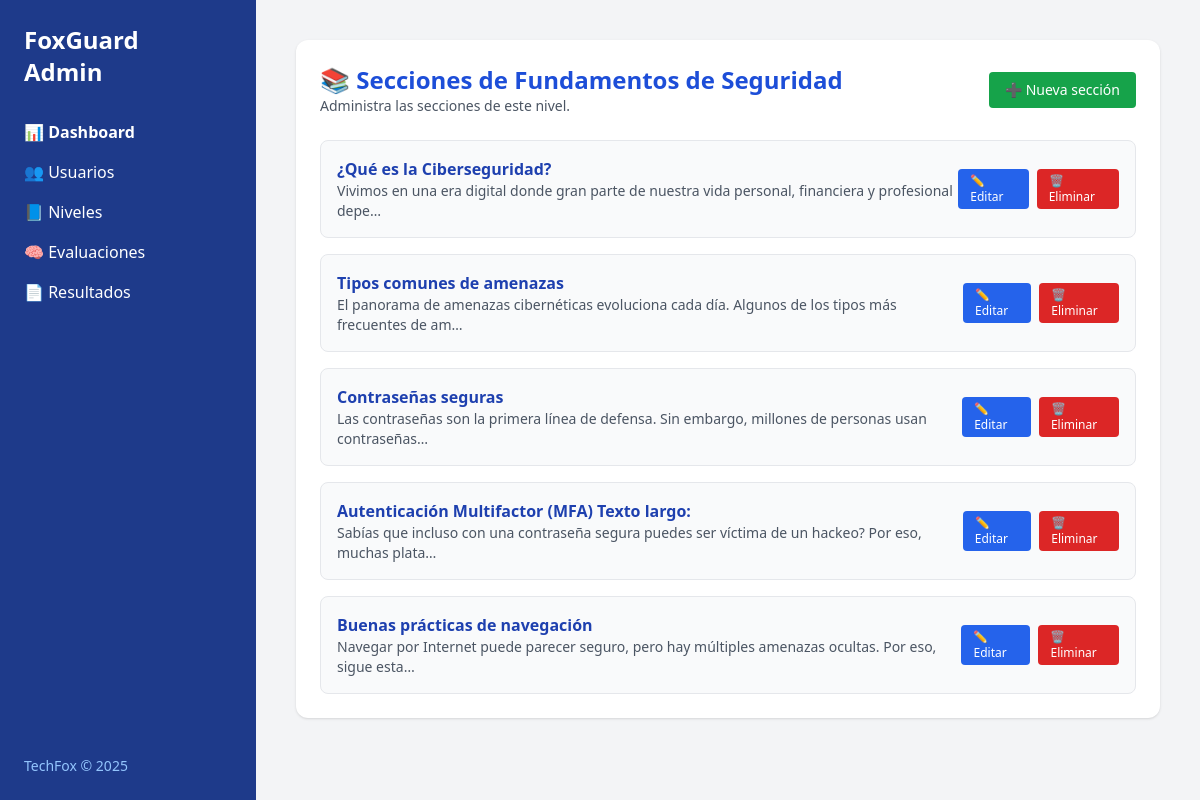
/admin-panel/levels/4/sections/ (signed in), run on the app's committed database.
### core/models.py (models this page shows, shortened)
class Nivel(models.Model):
    titulo = models.CharField(max_length=100)
    descripcion = models.TextField()
    orden = models.PositiveIntegerField(unique=True)
    desbloqueado_por = models.ForeignKey('self', null=True, blank=True, on_delete=models.SET_NULL)

class Seccion(models.Model):
    nivel = models.ForeignKey(Nivel, on_delete=models.CASCADE, related_name='secciones')
    titulo = models.CharField(max_length=100)
    descripcion = models.TextField()
    orden = models.PositiveIntegerField(default=1)
    class Meta:
        ordering = ['orden']

### core/views.py (the view)
# urls.py: path('admin-panel/levels/<int:level_id>/sections/', views.admin_level_sections, name='admin_level_sections'),
@login_required
@user_passes_test(es_admin)
def admin_level_sections(request, level_id):
    nivel = get_object_or_404(Nivel, id=level_id)
    secciones = nivel.secciones.all()
    return render(request, 'core/admin/section_list.html', {'nivel': nivel, 'secciones': secciones})

### core/views.py (called while the page is built)
def es_admin(user):
    return user.is_authenticated and user.is_admin

### core/templates/core/admin/section_list.html (shortened to what this page needs)
{% load static %}
<!DOCTYPE html>
<html lang="es">
<head>
  <script src="https://cdn.tailwindcss.com"></script>
</head>
<body class="bg-gray-100 text-gray-800">
<div class="flex h-screen overflow-hidden">
  <aside class="w-64 bg-blue-900 text-white flex flex-col justify-between">
    <div class="p-6">
      <h1 class="text-2xl font-bold mb-8">FoxGuard<br>Admin</h1>
        <nav class="space-y-4 text-base">
          <a href="{% url 'admin_panel' %}" class="block text-white font-semibold">📊 Dashboard</a>
          <a href="{% url 'admin_users' %}" class="block hover:text-blue-200">👥 Usuarios</a>
          <a href="{% url 'admin_levels' %}" class="block hover:text-blue-200">📘 Niveles</a>
          <a href="#" class="block hover:text-blue-200">🧠 Evaluaciones</a>
          <a href="{% url 'admin_evaluation_results' %}" class="block hover:text-blue-200">📄 Resultados</a>
        </nav>
    </div>
    <footer class="p-6 text-sm text-blue-300">TechFox © 2025</footer>
  </aside>
  <main class="flex-1 p-10 overflow-auto">
    <section class="bg-white rounded-xl shadow p-6">
      <div class="flex justify-between items-center mb-6">
        <div>
          <h2 class="text-2xl font-semibold text-blue-700">📚 Secciones de {{ nivel.titulo }}</h2>
          <p class="text-sm text-gray-600">Administra las secciones de este nivel.</p>
        </div>
            <a href="{% url 'admin_section_create' nivel.id %}" class="bg-green-600 text-white px-4 py-2 rounded hover:bg-green-700 text-sm">➕ Nueva sección</a>
      </div>
      <div class="space-y-4">
        {% for s in secciones %}
        <div class="bg-gray-50 p-4 rounded-lg border border-gray-200">
          <div class="flex justify-between items-center">
            <div>
              <h3 class="font-semibold text-blue-800">{{ s.titulo }}</h3>
              <p class="text-sm text-gray-600">{{ s.descripcion|truncatechars:100 }}</p>
            </div>
            <div class="flex space-x-2">
              <a href="#" class="px-3 py-1 text-xs bg-blue-600 text-white rounded hover:bg-blue-700">✏️ Editar</a>
              <a href="#" class="px-3 py-1 text-xs bg-red-600 text-white rounded hover:bg-red-700" onclick="return confirm('¿Eliminar sección?')">🗑️ Eliminar</a>
            </div>
          </div>
        </div>
        {% empty %}
        <p class="text-gray-500">No hay secciones en este nivel todavía.</p>
        {% endfor %}
      </div>
    </section>
  </main>
</div>
</body>
</html>

### data on the page
Nivel: titulo "Fundamentos de Seguridad"
Seccion: titulo "¿Qué es la Ciberseguridad?", descripcion "Vivimos en una era digital donde gran parte de nuestra vida personal, financiera y profesional depe…"
Seccion: titulo "Tipos comunes de amenazas", descripcion "El panorama de amenazas cibernéticas evoluciona cada día. Algunos de los tipos más frecuentes de am…"
Seccion: titulo "Contraseñas seguras", descripcion "Las contraseñas son la primera línea de defensa. Sin embargo, millones de personas usan contraseñas…"
Seccion: titulo "Autenticación Multifactor (MFA) Texto largo:", descripcion "Sabías que incluso con una contraseña segura puedes ser víctima de un hackeo? Por eso, muchas plata…"
Seccion: titulo "Buenas prácticas de navegación", descripcion "Navegar por Internet puede parecer seguro, pero hay múltiples amenazas ocultas. Por eso, sigue esta…"
